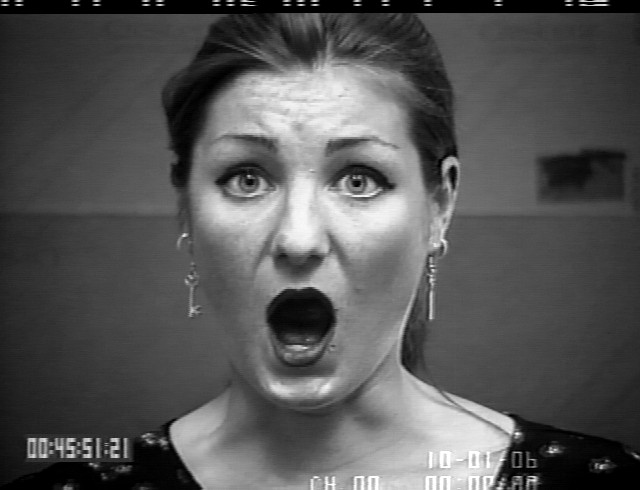
#> input picture facs/sorted_set_facs/1/06_001_00000018.png, 640 x 490 px; its folder holds only this picture in this run
$ python faces.py
#> lines starting #> are read from the running program, lines starting #| are printed output that depends on the picture
# -*- coding: utf-8 -*-
"""
Created on Sat Apr 14 11:32:07 2018

@author: laura
"""

import cv2
import glob

faceDet = cv2.CascadeClassifier("haarcascade_frontalface_default.xml")
faceDet_two = cv2.CascadeClassifier("haarcascade_frontalface_alt2.xml")
faceDet_three = cv2.CascadeClassifier("haarcascade_frontalface_alt.xml")
faceDet_four = cv2.CascadeClassifier("haarcascade_frontalface_alt_tree.xml")

facs = ["1","2","4","5","6","7","9","10","12","14","15","17","20","23","24","25","26","neutral"] #Define emotions

def detect_faces(fac):
#> called with fac = '1'
    files = glob.glob("sorted_set_facs\\%s\\*" %fac) #Get list of all images with emotion

    filenumber = 0
    for f in files:
        frame = cv2.imread(f) #Open image
#> frame is the input picture: shape (490, 640, 3); min 0, max 255, mean 85.7
        gray = cv2.cvtColor(frame, cv2.COLOR_BGR2GRAY) #Convert image to grayscale

        #Detect face using 4 different classifiers
        face = faceDet.detectMultiScale(gray, scaleFactor=1.1, minNeighbors=10, minSize=(5, 5), flags=cv2.CASCADE_SCALE_IMAGE)
#> face = [[149, 53, 309, 309]]
        face_two = faceDet_two.detectMultiScale(gray, scaleFactor=1.1, minNeighbors=10, minSize=(5, 5), flags=cv2.CASCADE_SCALE_IMAGE)
#> face_two = [[150, 54, 308, 308]]
        face_three = faceDet_three.detectMultiScale(gray, scaleFactor=1.1, minNeighbors=10, minSize=(5, 5), flags=cv2.CASCADE_SCALE_IMAGE)
#> face_three = [[147, 53, 313, 313]]
        face_four = faceDet_four.detectMultiScale(gray, scaleFactor=1.1, minNeighbors=10, minSize=(5, 5), flags=cv2.CASCADE_SCALE_IMAGE)
#> face_four = [[146, 53, 318, 318]]

        #Go over detected faces, stop at first detected face, return empty if no face.
        if len(face) == 1:
            facefeatures = face
#> facefeatures = [[149, 53, 309, 309]]
        elif len(face_two) == 1:
            facefeatures = face_two
        elif len(face_three) == 1:
            facefeatures = face_three
        elif len(face_four) == 1:
            facefeatures = face_four
        else:
            facefeatures = ""

        #Cut and save face
        for (x, y, w, h) in facefeatures: #get coordinates and size of rectangle containing face
            print ("face found in file: %s" %f)
            gray = gray[y:y+h, x:x+w] #Cut the frame to size

            try:
                out = cv2.resize(gray, (350, 350)) #Resize face so all images have same size
                cv2.imwrite("dataset\\%s\\%s.jpg" %(fac, filenumber), out) #Write image
            except:
               pass #If error, pass file
#> this loop made 1 pass
#| face found in file: sorted_set_facs/1/06_001_00000018.png
#> pass 1, in detect_faces, `gray = gray[y:y+h, x:x+w]`:
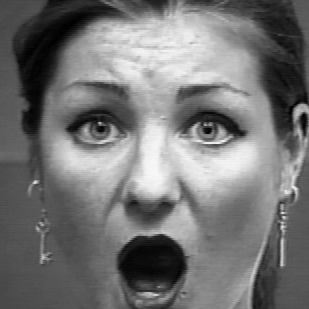
#> gray: shape (309, 309); min 0, max 248, mean 116.6
        filenumber += 1 #Increment image number

for fac in facs:
    detect_faces(fac) #Call functiona
